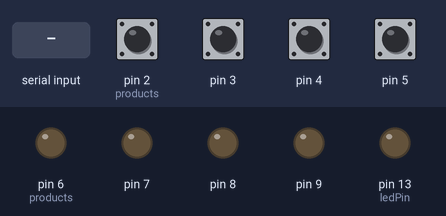
Bench run of a sketch on a simulated Arduino Uno, built with avr-gcc and run on an emulated ATmega328P. Parts: output pins drawn as LEDs (lit = HIGH). Dashed ring = blinking. Inputs (shaded band) come from the test bench; at power-on: pin 2 (products), pin 3–5 HIGH.

Above: at 1.2 s.
1.3 s: "1" received over the second serial link
At 2.5 s:
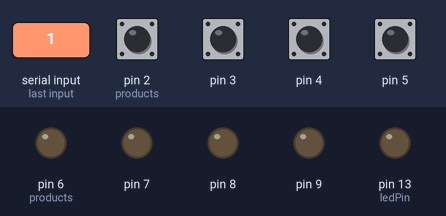
3.0 s: pin 2 (products) pulled LOW for 0.15 s
At 3.07 s:
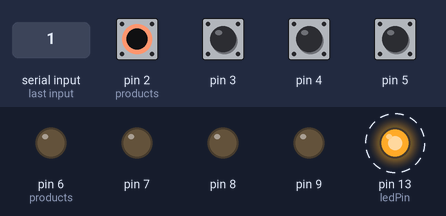
At 6.1 s:
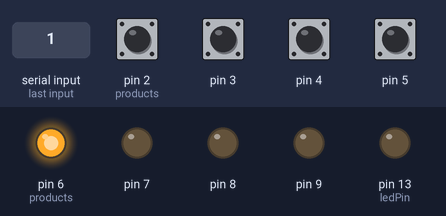
Timing chart, 0 to 12.1 s (numbered marks = the images above; inputs shaded):
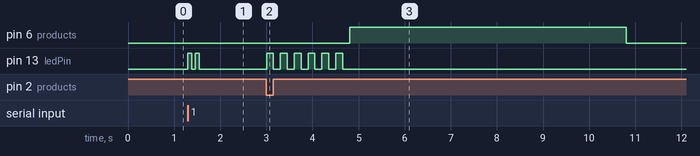

The sketch:

VendingMachineMain.ino
```cpp
#include <SoftwareSerial.h>
#include <Bounce2.h>

#define NUM_PRODUCTS 4

#define button_1 2
#define button_2 3
#define button_3 4
#define button_4 5

#define motor_1 6
#define motor_2 7
#define motor_3 8
#define motor_4 9

#define cost_1 25
#define cost_2 25
#define cost_3 25
#define cost_4 25

#define EOL 255

// duration in milliseconds
#define MOTOR_TURN_DURATION 6000

#define TEST_MODE 0

#define COIN_IN 11
#define COIN_NULL 0

#define ledPin 13
#define TEST_PIN 14


struct productLink {
  int button;
  int motor;
  int cost;
  bool button_was_pressed;
  Bounce deb;
} products[NUM_PRODUCTS];


////////////////////////////////////////////////////////////////
// SETUP CODE
////////////////////////////////////////////////////////////////

// Create an object to manage the software serial connections to the coin machine
SoftwareSerial coinSerial = SoftwareSerial(COIN_IN, COIN_NULL);

// Create debounce objects for the button inputs
Bounce deb_1 = Bounce();
Bounce deb_2 = Bounce();
Bounce deb_3 = Bounce();
Bounce deb_4 = Bounce();

// initialize the coin flag to 'Not' enough coins
int coinCount = 0;

// the setup routine runs once when you press reset:
void setup() {
  pinMode(ledPin, OUTPUT);
  pinMode(TEST_PIN, INPUT_PULLUP );
  pinMode(COIN_IN, INPUT);

  // set the software serial port to listen at 4800 baud
  // the coin machine must be programmed to communicate at 4800 as well
  coinSerial.begin(4800);

  coinCount = 0;

  products[0] = { button_1, motor_1, 0, false, deb_1 };
  products[1] = { button_2, motor_2, 0, false, deb_2 };
  products[2] = { button_3, motor_3, 0, false, deb_3 };
  products[3] = { button_4, motor_4, 0, false, deb_4 };


  // PRODUCT COSTS SET

  products[0].cost = cost_1;
  products[1].cost = cost_2;
  products[2].cost = cost_3;
  products[3].cost = cost_4;

  setupTest();
  setupButtons();
  setupMotors();

  pinMode( ledPin, OUTPUT );
  pinMode( TEST_PIN, INPUT_PULLUP );
}

void setupTest(){
    if ( TEST_MODE ){
      Serial.begin(9600);
    }
}

void setupButtons(){
  for ( int i=0; i < NUM_PRODUCTS; i++ ){
    pinMode( products[i].button, INPUT_PULLUP );
    products[i].deb.attach( products[i].button );
    products[i].deb.interval(5);
  }
}

void setupMotors() {
  for ( int i=0; i < NUM_PRODUCTS; i++ ){
    pinMode( products[i].motor, OUTPUT );
  }
}


////////////////////////////////////////////////////
// MAIN LOOP
////////////////////////////////////////////////////

// the loop routine runs over and over again forever:
void loop(){
    readButtons();
    readCoinMachineDIRECT();
}

void readCoinMachineDIRECT(){
  if (coinSerial.available()) {
    int c=coinSerial.read();
    testPrint('C');
    testPrint(c);
    if ( c != EOL ) {
      testPrint('E');
      blink(2,80); // blocking
      coinCount += c;
    }
  }
}

void readButtons(){
  int localRead[NUM_PRODUCTS];

  // updates the debounce values for each button
  for ( int i=0; i < NUM_PRODUCTS; i++ ){
    products[i].deb.update();
  }

  // assign the debounced values to vals
  for ( int i=0; i < NUM_PRODUCTS; i++ ){
    localRead[i] = products[i].deb.read();
  }

  // check the button state for each read and act if enough coins
  for ( int i=0; i < NUM_PRODUCTS; i++ ){
    checkButtonState( localRead[i], i );
  }
}

// this function tests if a button is pushed.
// If there are also enough coins, it activates the appropriate motor
void checkButtonState( int state, int idx ){
  if ( state == LOW ) {
    if ( products[idx].button_was_pressed == false ) {
    testPrint('B');
    testPrint(idx);
    checkCoinAmount(idx);
    products[idx].button_was_pressed = true;
    }
  } else {
    products[idx].button_was_pressed = false;
  }
}

// if there is enough money, vend product
void checkCoinAmount( int idx ) {
  if ( updateCoinAmount( idx ) ) {
    actuateMotor( products[idx].motor );
  } else {
    delay(500);
  }
}

bool updateCoinAmount( int idx ){
  if ( coinCount >= products[idx].cost ) {
    coinCount -= products[idx].cost;
    return true;
  }
  return false;
}

void actuateMotor( int motor ){
  testPrint('M');
  testPrint(motor);
  blink( motor, 150 );
  digitalWrite( motor, HIGH );
  delay(MOTOR_TURN_DURATION);
  digitalWrite( motor, LOW );
}


//////////////////////////////////////////////
// UTILITIES
//////////////////////////////////////////////

void blink( int count, int delayTime ){
  for ( int i=0; i<count; i++) {
    digitalWrite(ledPin, HIGH);   // sets the LED on
    delay(delayTime);                  // waits for a third second
    digitalWrite(ledPin, LOW);    // sets the LED off
    delay(delayTime);
  }
}

void testPrint( int i ){
  if ( TEST_MODE ){
    char str[10];
    sprintf(str, "%d", i);
    Serial.print(str);
  }
}

void testPrint( char c ){
  if ( TEST_MODE ){
    Serial.print(c);
  }
}
```

Measured:
- after the input at 1.3 s, pin 13 (ledPin): alternates HIGH for 0.08 s and LOW for 0.08 s, 4 changes in all, then stays LOW, starting at once
- after the input at 3.0 s, pin 6 (products): LOW → HIGH after 1.8 s, → LOW 6.0 s later; pin 13 (ledPin): alternates HIGH for 0.15 s and LOW for 0.15 s, 12 changes in all, then stays LOW, starting at once
